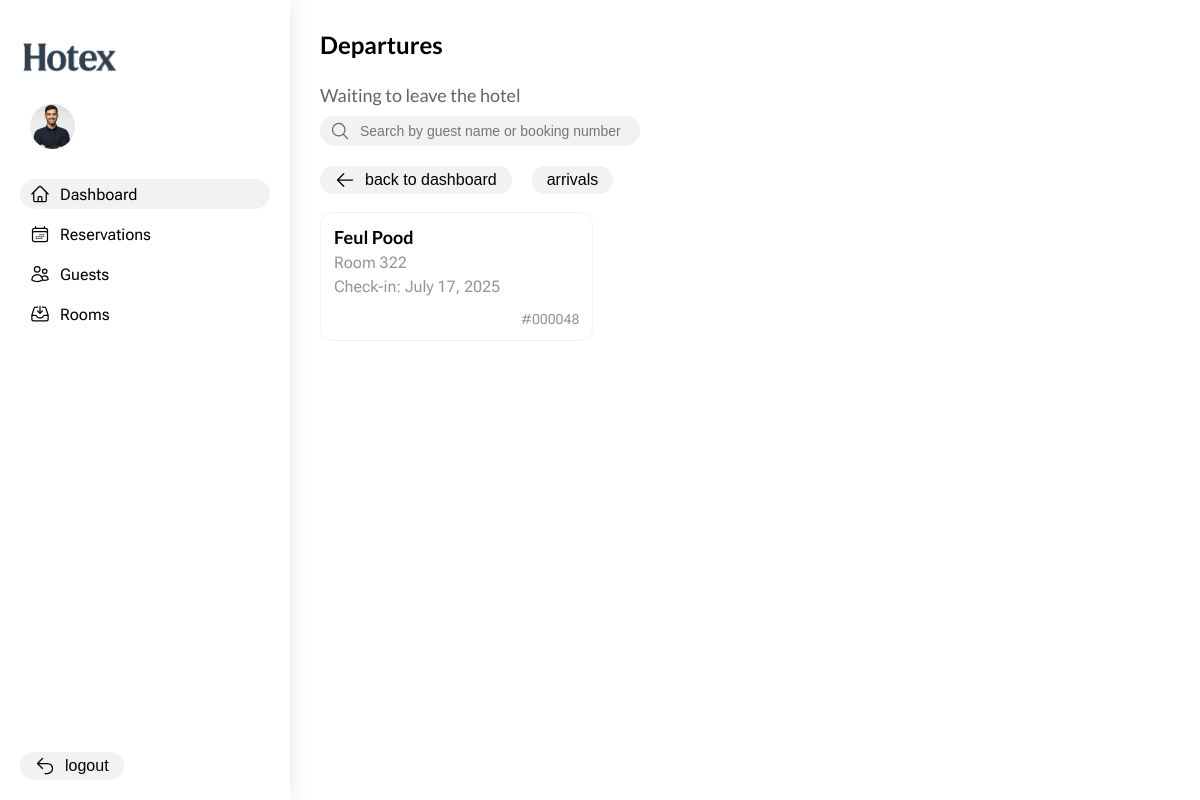
Before: /departures/ with the older database file.
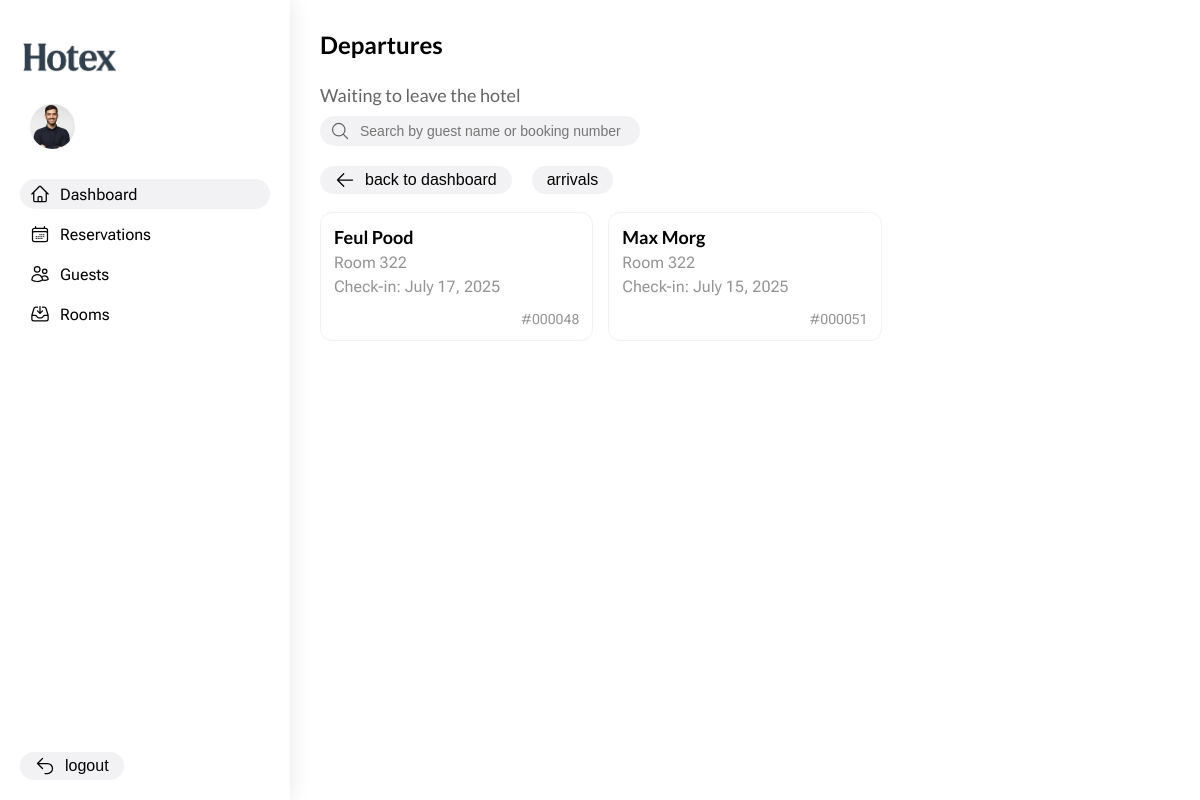
After: the same page with the newer database file.
### hotex_app/models.py (models this page shows, shortened)
class Reservation(models.Model):
  id = models.AutoField(primary_key=True)
  guest = models.ForeignKey(Guest, on_delete=models.CASCADE)
  room = models.ForeignKey(Room, on_delete=models.CASCADE)
  check_in = models.DateField()
  check_out = models.DateField()

class Guest(models.Model):
  objects = models.Manager()
  id = models.AutoField(primary_key=True)
  name = models.CharField(max_length=120)
  email = models.EmailField()
  phone = models.CharField(max_length=11)
  preference = models.TextField()

class Room(models.Model):
  objects = models.Manager()
  id = models.AutoField(primary_key=True)
  number = models.CharField(max_length=100)
  type = models.CharField(max_length=10, choices=room_types)
  building = models.ForeignKey(Building, on_delete=models.CASCADE)
  floor = models.IntegerField(default=1)
  beds = models.IntegerField(default=1)
  persons = models.IntegerField(default=2)

### hotex_app/views/dashboard.py (the view)
def departures_page(request):
  departures = Reservation.objects.filter(check_out=datetime.now())
  search = request.GET.get('search', None)
  if search:
    departures = departures.filter(
      Q(guest__name__icontains=search) |
      Q(id__contains=search)
    )
  return (render(
    request,
    'departures.html',
    {
      'user': request.user,
      'title': 'Departures',
      'current_path': request.path,
      'departures': departures,
      'query_params': {
        'search': search or ''
      }
    }
  ))

### hotex_app/templates/departures.html (shortened to what this page needs)
{% extends "layout.html" %}
{% load static %}
{% block styles %}
    <link rel="stylesheet" href="{% static 'css/dashboard.css' %}">
{% endblock %}
{%  block content %}
    <main class="main_content">
        <h1 class="title">Departures</h1>
        <h3 class="subtitle">Waiting to leave the hotel</h3>
        <div class="input input--search">
            <img src="{% static 'images/icons/search.svg' %}" alt="search" class="input__icon">
            <input
                type="text"
                placeholder="Search by guest name or booking number"
                class="input__field input__field--search"
                id="search"
                value="{{ query_params.search }}"
            >
        </div>
        <div class="topbar">
            <div class="topbar__actions">
                <button class="button" type="button" onclick="window.location.href='{% url 'dashboard' %}'">
                    <img src="{% static 'images/icons/arrow-left.svg' %}" alt="back" class="button__icon">
                    <p class="button__text">back to dashboard</p>
                </button>
                <button class="button" type="button" onclick="window.location.href='{% url 'arrivals' %}'">
                    <p class="button__text">arrivals</p>
                </button>
            </div>
        </div>
        <article class="departures_content">
            {% for departure in departures %}
                {% include "blocks/departure_card.html" %}
            {% endfor %}
        </article>
    </main>
{% endblock %}

### hotex_app/templates/blocks/departure_card.html
<div class="arrival_card">
    <h5 class="card__title">{{ departure.guest.name }}</h5>
    <p class="card__description">Room {{ departure.room.number }}</p>
    <p class="card__description">Check-in: {{ departure.check_in }}</p>
    <span class="card__id">#{{ departure.id|stringformat:"06d" }}</span>
</div>

Changed rows visible on the page:
added Reservation: guest.name "Max Morg", room.number "322", check_in "July 15, 2025", id "000051"
